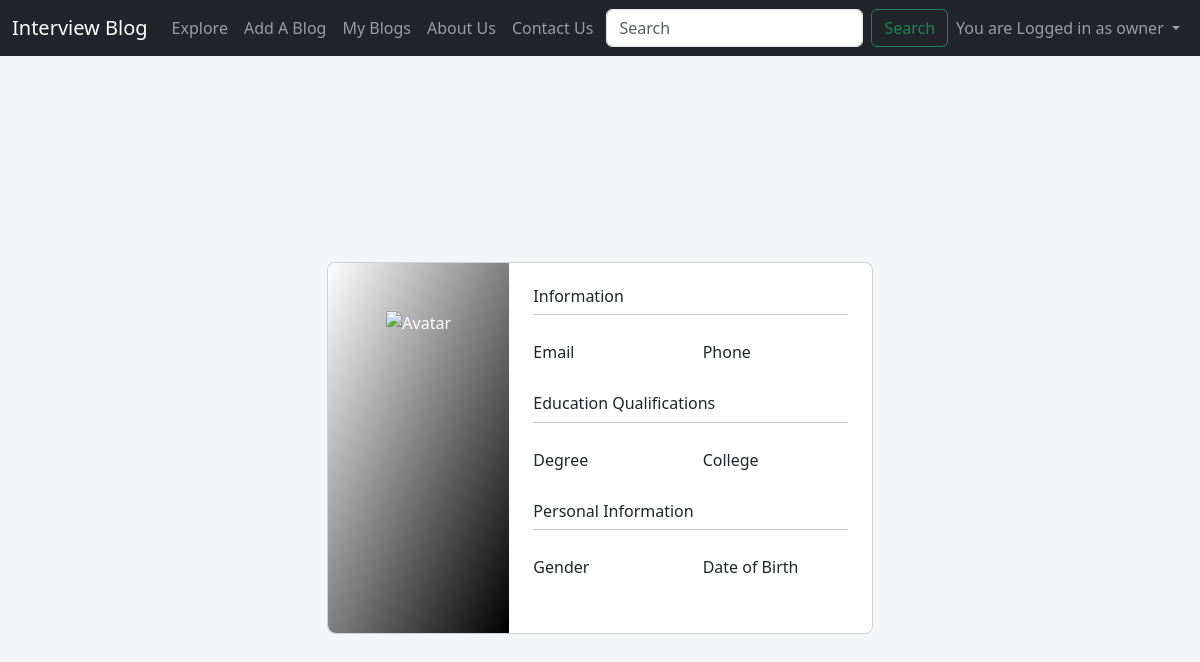
/profile/s4 (signed in), run on an earlier commit of the app's database.
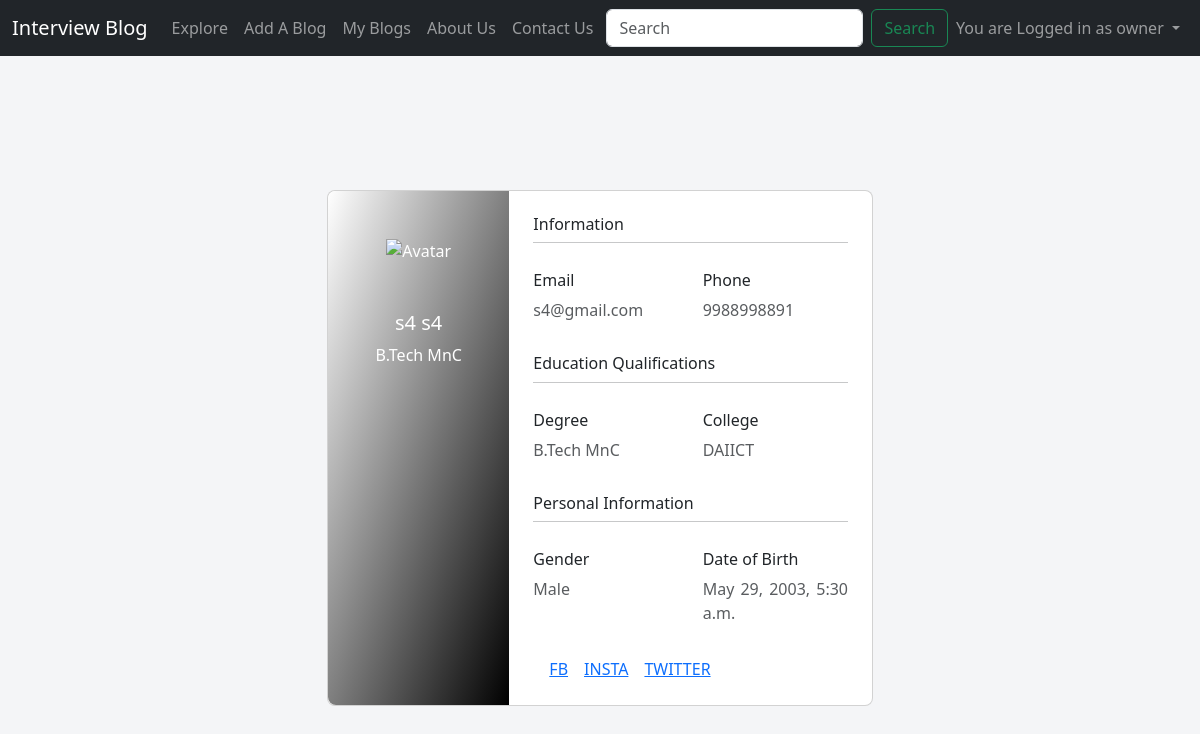
And on a later commit of the database.
### blog/models.py (models this page shows)
class Profile(models.Model):
    profile_user=models.OneToOneField(User,on_delete=models.CASCADE)
    fname=models.CharField(max_length=100)
    lname=models.CharField(max_length=100)
    degree=models.CharField(max_length=100)
    college=models.CharField(max_length=200)
    gender=models.CharField(max_length=50)
    dob=models.DateTimeField()
    phone=models.CharField(max_length=10)
    email=models.EmailField()
    insta_handle=models.CharField(max_length=200,null=True)
    fb_handle=models.CharField(max_length=200,null=True)
    twitter_handle=models.CharField(max_length=200,null=True)

### blog/views.py (the view)
# urls.py: path('profile/<str:username>',views.profile,name="profile"),
@login_required(login_url='/')
def profile(request,username):
    i=User.objects.filter(username=username).first()
    j=Profile.objects.filter(profile_user=i).first()
    param={"i":i, "j":j}
    return render(request,'blog/viewprofile.html',param)

### blog/templates/blog/viewprofile.html (shortened to what this page needs)
{% extends 'blog/base.html' %}
{% block body %}
<section class="vh-100" style="background-color: #f4f5f7;">
    <div class="container py-5 h-100">
      <div class="row d-flex justify-content-center align-items-center h-100">
        <div class="col col-lg-6 mb-4 mb-lg-0">
          <div class="card mb-3" style="border-radius: .5rem;">
            <div class="row g-0">
              <div class="col-md-4 gradient-custom text-center text-white"
                style="border-top-left-radius: .5rem; border-bottom-left-radius: .5rem;">
                <img src="https://mdbcdn.b-cdn.net/img/Photos/new-templates/bootstrap-chat/ava1-bg.webp"
                  alt="Avatar" class="img-fluid my-5" style="width: 80px;" />
                <h5>{{j.fname}} {{j.lname}}</h5>
                <p>{{j.degree}}</p>
              </div>
              <div class="col-md-8">
                <div class="card-body p-4">
                  <h6>Information</h6>
                  <hr class="mt-0 mb-4">
                  <div class="row pt-1">
                    <div class="col-6 mb-3">
                      <h6>Email</h6>
                      <p class="text-muted">{{j.email}}</p>
                    </div>
                    <div class="col-6 mb-3">
                      <h6>Phone</h6>
                      <p class="text-muted">{{j.phone}}</p>
                    </div>
                  </div>
                  <h6>Education Qualifications</h6>
                  <hr class="mt-0 mb-4">
                  <div class="row pt-1">
                    <div class="col-6 mb-3">
                      <h6>Degree</h6>
                      <p class="text-muted">{{j.degree}}</p>
                    </div>
                    <div class="col-6 mb-3">
                      <h6>College</h6>
                      <p class="text-muted">{{j.college}}</p>
                    </div>
                  </div>
                  <h6>Personal Information</h6>
                  <hr class="mt-0 mb-4">
                  <div class="row pt-1">
                    <div class="col-6 mb-3">
                      <h6>Gender</h6>
                      <p class="text-muted">{{j.gender}}</p>
                    </div>
                    <div class="col-6 mb-3">
                      <h6>Date of Birth</h6>
                      <p class="text-muted">{{j.dob}}</p>
                    </div>
                  </div>
                  <div class="d-flex justify-content-start">
                    {% if j.fb_handle|stringformat:'s' != None|stringformat:'s' %}
                    <a href="{{j.fb_handle}}" _blank>FB</a>
                    {% endif %}
                    {% if j.fb_handle|stringformat:'s' != None|stringformat:'s' %}
                    <a href="{{j.insta_handle}}" _blank>INSTA</a>
                    {% endif %}
                    {% if j.fb_handle|stringformat:'s' != None|stringformat:'s' %}
                    <a href="{{j.twitter_handle}}" _blank>TWITTER</a>
                    {% endif %}
                  </div>
                </div>
              </div>
            </div>
          </div>
        </div>
      </div>
    </div>
  </section>
{% endblock %}

What changed in the data, as far as the page shows it:
added Profile: fname "s4", lname "s4", degree "B.Tech MnC", email "s4@gmail.com", phone "9988998891", college "DAIICT", gender "Male", dob "May 29, 2003, 5:30 a.m."
Also different on the page:
text now shown: "FB INSTA TWITTER"
